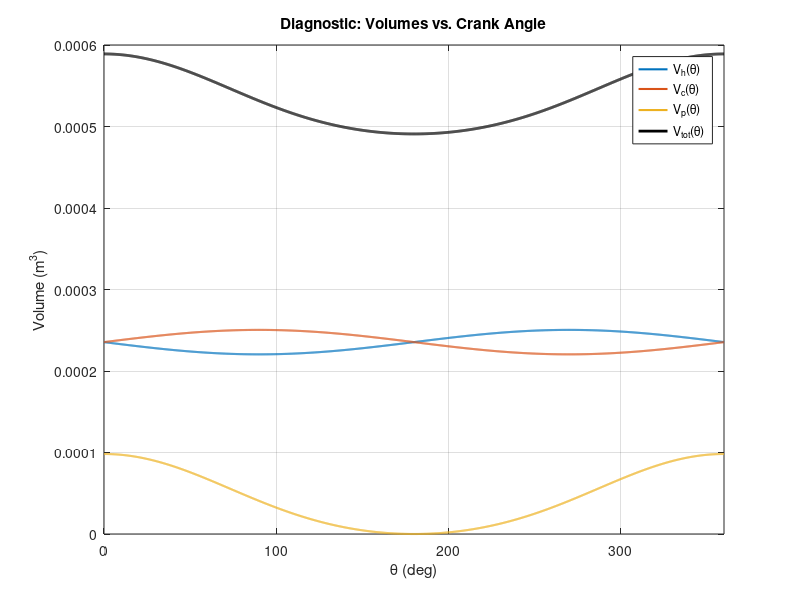
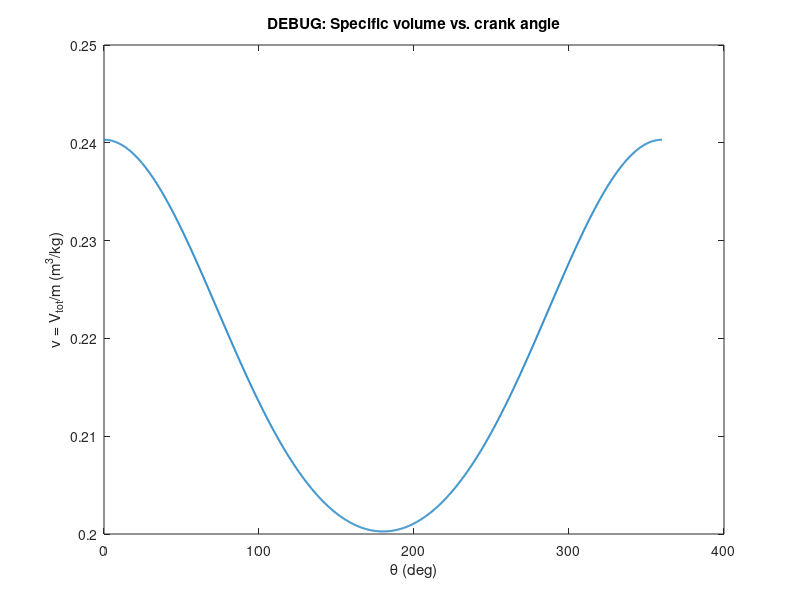
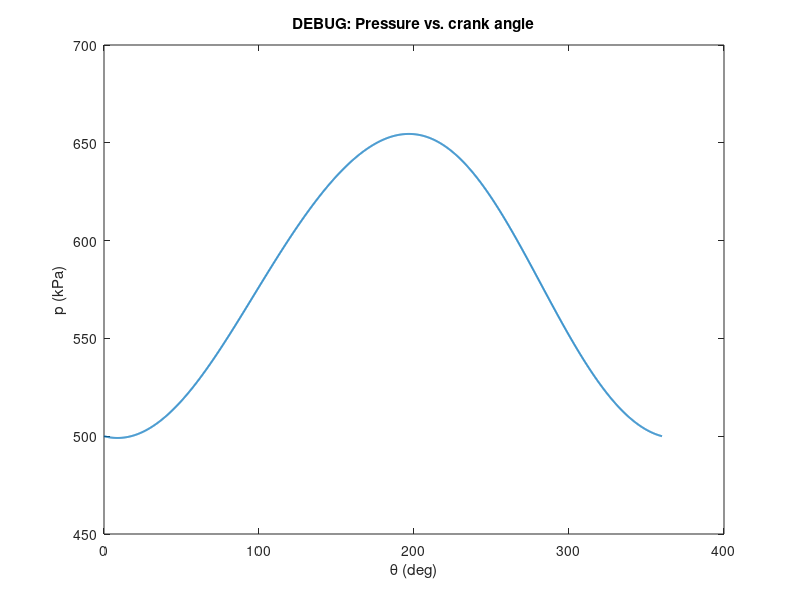
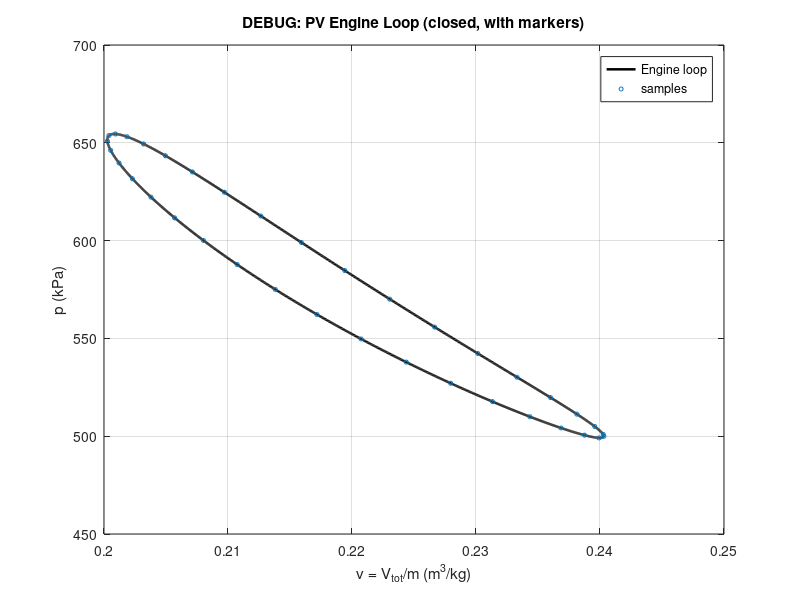

Recreate these plots in MATLAB, in order. (Note: this script raises an error after producing the figures.)
function main
% Stirling Engine Analysis & Flywheel Design — (Scaffold + Volumes)
% One-file submission; all helpers are local functions below.
% After this step: volumes are validated and a diagnostic figure is saved.

    %% HOUSE KEEPING
    format compact
    rng(0);                              
    thisFile = mfilename('fullpath'); 
    thisDir  = fileparts(thisFile);
    OUTDIR = fullfile(thisDir, 'outputs');
    if ~exist(OUTDIR, 'dir')
        mkdir(OUTDIR);
    end
    fprintf('Output Folder Read: %s\n',OUTDIR);

    %% CONFIG/SPECS (Value are GPT generated)
    spec.RPM  = 650;          % Ω (rpm)            
    spec.Cs   = 0.003;        % Cf (fraction)     
    spec.Pmin = 5.00e5;       % Pa at BDC          
    spec.CR   = 1.20;         % Compression ratio  
    
    % Temperatures [K] (Table B.1)
    T.Th = 900;               % hot-side           << edit here
    T.Tc = 300;               % cold-side          << edit here
    T.Tr = 0.5*(T.Th + T.Tc); % regenerator (lumped assumption)
    
    % Derived kinematics
    const.f     = spec.RPM/60;      % Hz
    const.omega = 2*pi*const.f;     % rad/s
    
    % ---- Working fluid (Table B.1) ----
    fluid = "air";                    % "air" | "helium" | "hydrogen"  << edit here
    switch lower(fluid)
      case "air",      gas.R = 287;
      case "helium",   gas.R = 2077;
      case "hydrogen", gas.R = 4124;
      otherwise, error('Unknown fluid "%s" — add its R.', fluid);
    end
    gas.m = NaN;   % will be calibrated from Pmin at BDC (Step 3)
    
    % ---- Geometry (Table B.1) ----
    % Power piston (crank-slider)
    geom.r   = 0.025;          % power-piston crank length [m]        << edit here
    geom.L   = 0.075;          % power-piston conrod length [m]       << edit here
    geom.bore_p = 0.050;       % cylinder bore [m] (φ)                << edit here
    geom.A_p = pi*(geom.bore_p/2)^2;  % derived piston area [m^2]
    
    % Displacer (use volume-driven shuttle from Table B)
    Vdisp      = 3.0e-5;       % displacer volume [m^3]               << edit here
    geom.Vs_amp = Vdisp/2;     % sinusoid amplitude ⇒ zero-mean shuttle
    
    geom.phi = deg2rad(90);    % phase shift ψ [deg → rad]            << edit here
    geom.Vr  = 2.00e-5;        % regenerator dead volume [m^3]        << edit here
    
    % Guard
    assert(geom.L >= 2*geom.r, 'Geometry error: need L >= 2*r for slider-crank.');
    
    % ---- Angle grid (keep high resolution) ----
    theta = linspace(0,2*pi,2001).';   % rad
    deg   = theta*180/pi;
    
    % ---- Use CR to set clearances so model exactly hits CR ----
    % Build power-piston displacement/volume once
    xp = geom.r*cos(theta) + sqrt(max(geom.L^2 - (geom.r*sin(theta)).^2, 0));
    xp = xp - min(xp);
    Vp = geom.A_p * xp;
    Vp_max = max(Vp);
    
    % For beta with conservative displacer (shuttle only):
    % Vtot(θ) = Vconst + Vp(θ), where Vconst = Vh0 + Vc0 + Vr
    % CR = (Vconst + Vp_max)/Vconst  ⇒  Vconst = Vp_max / (CR - 1)
    Vconst = Vp_max / (spec.CR - 1);
    sum_clearances = Vconst - geom.Vr;   % = Vh0 + Vc0
    
    % Split clearances (tune alpha if spec suggests otherwise)
    alpha = 0.5;                 % 50/50 split hot:cold (change if needed)
    geom.Vh0 = alpha     * sum_clearances;
    geom.Vc0 = (1 - alpha) * sum_clearances;
    
    % Print small summary of derived quantities
    fprintf('Derived from CR: Vconst=%.3e m^3, Vp_max=%.3e m^3, Vh0=%.3e, Vc0=%.3e\n', ...
            Vconst, Vp_max, geom.Vh0, geom.Vc0);
    
    % Assumptions (kept explicit for your report)
    assume.idealGas     = true;
    assume.isothermal   = true;
    assume.perfectRegen = true;
    assume.uniformP     = true;
    assume.noFriction   = true;
    
    % Banner (optional)
    banner(spec, assume, T, gas, geom, OUTDIR);

    %% Volume (θ)

    [Vh, Vc, Vtot, Vp, Vs] = volumes(theta, geom);

    % Check Point
    assert(all(Vh  > 0), 'Negative hot volume detected. Increase Vh0 or adjust geometry.');
    assert(all(Vc  > 0), 'Negative cold volume detected. Increase Vc0 or adjust geometry.');
    assert(all(Vtot> 0), 'Negative total volume detected. Check clearances/geometry.');
    
    Vc_eff = Vc+ Vp;     % cold space includes the piston chamber
    Vh_eff = Vh;          % hot space unchanged
    Vtot   = Vh_eff + Vc_eff + geom.Vr;  % keep total consistent

    fprintf('Volumes (m^3): Vtot_min=%.3e, Vtot_max=%.3e, stroke ΔV=%.3e\n', ...
          min(Vtot), max(Vtot), max(Vtot)-min(Vtot));
    
    % Diagnostic plot
    plot_volumes(theta*180/pi, Vh, Vc, Vp, Vtot, OUTDIR);

    %% Masss Calibration 
    
  
    % Find BDC index: where total volume is maximum
    [~, iBDC] = max(Vtot);
    Vh_bdc = Vh_eff(iBDC);
    Vc_bdc = Vc_eff(iBDC);
    Vr_bdc = geom.Vr;
    
    % Back-solve m from Schmidt relation at BDC:
    % p = mR / (Vh/Th + Vc/Tc + Vr/Tr)  =>  m = p/R * (Vh/Th + Vc/Tc + Vr/Tr)
    gas.m = calibrate_mass_from_Pmin(spec.Pmin, Vh_bdc, Vc_bdc, Vr_bdc, T, gas.R);
    
    fprintf('Calibrated gas mass from Pmin: m = %.6e kg (BDC)\n', gas.m);

    %% Compute Pressure p(θ) Schmidt - style
    p = pressure_schmidt(Vh_eff, Vc_eff, geom.Vr, T, gas.m, gas.R);    % Pa

    
    %====================%
    % DEBUG CHECKS       %
    %====================%
    
    % 1) Make sure we are using consistent volumes
    Vc_eff = Vc + Vp;          % cold space includes piston chamber (again, ensure defined here)
    Vh_eff = Vh;
    Vtot   = Vh_eff + Vc_eff + geom.Vr;
    
    % 2) Sanity on sizes & finiteness
    v_spec = Vtot ./ gas.m;    % specific volume for PV x-axis
    assert(isvector(v_spec) && isvector(p) && numel(v_spec)==numel(p), 'PV arrays size mismatch.');
    assert(all(isfinite(v_spec)) && all(isfinite(p)), 'NaN/Inf in p or v_spec.');
    
    % 3) Check the BDC anchor really matches spec.Pmin (within tiny tolerance)
    [~, iBDC] = max(Vtot);
    p_bdc = p(iBDC);
    fprintf('DEBUG: Pmin spec=%.2f kPa, p(theta_BDC)=%.2f kPa (Δ=%.2f%%)\n', ...
      spec.Pmin/1e3, p_bdc/1e3, 100*(p_bdc-spec.Pmin)/spec.Pmin);
    
    % 4) Quick time-series plots (theta vs v, theta vs p) to ensure each is smooth
    debug_plot_series(theta, v_spec, p, OUTDIR);
    
    % 5) Plot engine PV only (no overlay), closing the loop explicitly with markers
    plot_pv_engine_only(v_spec, p, OUTDIR);


    % sanity checks
    assert(all(p > 0), 'Non-physical pressure detected. Check mass calibration or temps.');
    fprintf('p(θ):  min=%.2f kPa, max=%.2f kPa\n', min(p)/1e3, max(p)/1e3);

    [pmx, imx] = max(p);  [pmn, imn] = min(p);
    [vmx, jmx] = max(v_spec); [vmn, jmn] = min(v_spec);
    fprintf('DEBUG extremes:\n');
    fprintf('  p_min=%.2f kPa at θ=%.1f deg | p_max=%.2f kPa at θ=%.1f deg\n', ...
            pmn/1e3, (imn-1)/(numel(p)-1)*360, pmx/1e3, (imx-1)/(numel(p)-1)*360);
    fprintf('  v_min=%.3e at θ=%.1f deg | v_max=%.3e at θ=%.1f deg\n', ...
            vmn, (jmn-1)/(numel(v_spec)-1)*360, vmx, (jmx-1)/(numel(v_spec)-1)*360);

    % PV PLOT — Engine vs Ideal Stirling (Fig A)
    v_spec = Vtot ./ gas.m;                         % specific volume (m^3/kg)
    plot_pv_cycle(v_spec, p, gas, T, Vtot, OUTDIR,'physical'); % saves FigA_PV.png
end



%% ------------------ Local Funtion ---------------------

% Summary Info Banner
function banner(spec, assume, T, gas, geom, OUTDIR)
    fprintf('\n--- Stirling Project: Step 1 Scaffold ---\n');
    fprintf('Output Folder Created: %s\n\n', OUTDIR);
    fprintf('Specs: RPM=%g, Cs=%.3f | f=%.2f Hz, omega=%.2f rad/s\n', ...
       spec.RPM, spec.Cs, spec.RPM/60, 2*pi*(spec.RPM/60));
    fprintf('Temps [K]: Th=%g, Tc=%g, Tr=%g\n', T.Th, T.Tc, T.Tr);
    fprintf('Gas: R=%.1f J/(kg·K), m=%.3e kg\n', gas.R, gas.m);
    fprintf('Geom: r=%.3f, L=%.3f, A_p=%.2e, Vh0=%.2e, Vc0=%.2e, Vr=%.2e\n', ...
       geom.r, geom.L, geom.A_p, geom.Vh0, geom.Vc0, geom.Vr);
    fprintf('Phase lead phi = %.1f deg\n', geom.phi*180/pi);
    fprintf('Assumptions: idealGas=%d, isothermal=%d, perfectRegen=%d, uniformP=%d, noFriction=%d\n', ...
       assume.idealGas, assume.isothermal, assume.perfectRegen, assume.uniformP, assume.noFriction);
    fprintf('-----------------------------------------\n');
end

% Beta-type Stirling volumes from kinematics.
function [Vh, Vc, Vtot, Vp, Vs] = volumes(theta, g)
% Outputs: hot Vh(θ), cold Vc(θ), total Vtot(θ), power-piston Vp(θ), shuttle Vs(θ).

    theta = ensure_col(theta);
    
    % --- Power piston (slider-crank exact) ---
    % Reference so min(xp)=0 ⇒ Vp >= 0 and clearances remain in Vh0/Vc0
    xp = g.r*cos(theta) + sqrt(max(g.L^2 - (g.r*sin(theta)).^2, 0));
    xp = xp - min(xp);
    Vp = g.A_p * xp;

    % --- Displacer (sinusoid with lead φ) ---
    Vs = g.Vs_amp * cos(theta + g.phi);  % signed, zero mean
    Vh = g.Vh0 + Vs;                     % add to hot
    Vc = g.Vc0 - Vs;                     % subtract from cold

    % --- Total volume includes regenerator dead volume ---
    Vtot = Vh + Vc + Vp + g.Vr;
end

function plot_volumes(deg, Vh, Vc, Vp, Vtot, OUTDIR)
% Save a diagnostic figure to confirm kinematics/volumes are sensible.
    f = figure('Color','w'); hold on; grid on; box on;
    plot(deg, Vh,  'LineWidth',1.5, 'DisplayName','V_h(\theta)');
    plot(deg, Vc,  'LineWidth',1.5, 'DisplayName','V_c(\theta)');
    plot(deg, Vp,  'LineWidth',1.5, 'DisplayName','V_p(\theta)');
    plot(deg, Vtot,'k','LineWidth',2.0, 'DisplayName','V_{tot}(\theta)');
    xlabel('\theta (deg)'); ylabel('Volume (m^3)');
    title('Diagnostic: Volumes vs. Crank Angle');
    xlim([0 360]); legend('Location','best');
    saveas(f, fullfile(OUTDIR, 'Fig0_Volumes.png'));
    fprintf('Saved as Fig0_Volumes.png\n');
end

function x = ensure_col(x)
    if isrow(x), x = x.'; end
end


% Schmidt relation (Who helped me with this? ChatGPT did!)
function m = calibrate_mass_from_Pmin(Pmin, Vh_bdc, Vc_bdc, Vr, T, R)
  denom = Vh_bdc/T.Th + Vc_bdc/T.Tc + Vr/T.Tr;
  m = (Pmin / R) * denom;
end

function p = pressure_schmidt(Vh, Vc, Vr, T, m, R)
% Lumped uniform-pressure model:
  p = (m*R) ./ ( Vh./T.Th + Vc./T.Tc + Vr./T.Tr );
end

function plot_pv_cycle(v_spec, p, gas, T, Vtot, OUTDIR, mode)
% Fig A: PV diagram showing (1) engine loop and (2) ideal Stirling rectangle.
% mode: 'normalized' (default) scales ideal to engine p-range; 'physical' uses mRT/v.

  if nargin < 7 || isempty(mode), mode = 'normalized'; end

  % Ensure columns & close engine loop
  v_spec = v_spec(:); p = p(:);
  vv = [v_spec; v_spec(1)];
  pp = [p;      p(1)];

  f = figure('Color','w'); hold on; grid on; box on;
  plot(vv, pp/1e3, 'k-', 'LineWidth', 1.8, 'DisplayName','Engine loop');

  % Engine ranges
  p_min = min(p); p_max = max(p);
  Vmin  = min(Vtot); Vmax = max(Vtot);
  vmin  = Vmin/gas.m; vmax = Vmax/gas.m;

  switch lower(string(mode))
    case "physical"
      % True ideal isotherms (may be tiny if m is small and v is large)
      mR  = gas.m * gas.R;
      p_tl = (mR*T.Th)/vmin;  p_tr = (mR*T.Th)/vmax;
      p_bl = (mR*T.Tc)/vmin;  p_br = (mR*T.Tc)/vmax;

    otherwise  % "normalized" — scale ideal to engine pressure band
      % Put top isotherm at engine max pressure, bottom at (Tc/Th) times that.
      p_tl = p_max;                  p_tr = p_max;                    % Th line (flat)
      p_bl = p_max * (T.Tc/T.Th);    p_br = p_max * (T.Tc/T.Th);      % Tc line (flat)
  end

  % Draw the 4 sides explicitly (no extra vertical lines)
  plot([vmin vmax], [p_tl p_tr]/1e3, '--', 'LineWidth',1.3, 'DisplayName','Ideal (Th)');
  plot([vmax vmax], [p_tr p_br]/1e3,  ':', 'LineWidth',1.2, 'DisplayName','Ideal iso');
  plot([vmax vmin], [p_br p_bl]/1e3, '--', 'LineWidth',1.3, 'DisplayName','Ideal (Tc)');
  plot([vmin vmin], [p_bl p_tl]/1e3,  ':', 'LineWidth',1.2, 'DisplayName','Ideal iso');

  xlabel('Specific volume v = V_{tot}/m (m^3/kg)','Interpreter','tex');
  ylabel('Pressure p (kPa)','Interpreter','tex');
  title('Fig A — PV Diagram (Engine vs. Ideal Stirling)');
  legend('Location','best');

  % Nice axes padding
  ypad = 0.05*(p_max - p_min + eps);
  ylim([(p_min-ypad)/1e3, (p_max+ypad)/1e3]);

  saveas(f, fullfile(OUTDIR,'FigA_PV.png'));
  fprintf('Saved FigA_PV.png\n');
end



function debug_plot_series(theta, v_spec, p, OUTDIR)
    % v(theta)
    f1 = figure('Color','w'); grid on; box on;
    plot(theta*180/pi, v_spec, 'LineWidth', 1.4);
    xlabel('\theta (deg)'); ylabel('v = V_{tot}/m (m^3/kg)');
    title('DEBUG: Specific volume vs. crank angle');
    saveas(f1, fullfile(OUTDIR,'DBG_v_vs_theta.png'));
    
    % p(theta)
    f2 = figure('Color','w'); grid on; box on;
    plot(theta*180/pi, p/1e3, 'LineWidth', 1.4);
    xlabel('\theta (deg)'); ylabel('p (kPa)');
    title('DEBUG: Pressure vs. crank angle');
    saveas(f2, fullfile(OUTDIR,'DBG_p_vs_theta.png'));
    
    fprintf('Saved DBG_v_vs_theta.png and DBG_p_vs_theta.png\n');
end

function plot_pv_engine_only(v_spec, p, OUTDIR)
    % Plot engine loop only, closed explicitly, with sparse markers to see the path
    v_spec = v_spec(:); p = p(:);
    
    f = figure('Color','w'); hold on; grid on; box on;
    % close the loop explicitly by appending first point
    vv = [v_spec; v_spec(1)];
    pp = [p;      p(1)];
    
    plot(vv, pp/1e3, 'k-', 'LineWidth', 1.8, 'DisplayName','Engine loop');
    
    % put markers every ~100 points to visualize traversal order
    step = max(1, floor(numel(v_spec)/36));    % ~10° increments
    idx  = 1:step:numel(v_spec);
    plot(v_spec(idx), p(idx)/1e3, 'o', 'MarkerSize', 3, 'DisplayName','samples');
    
    xlabel('v = V_{tot}/m (m^3/kg)');
    ylabel('p (kPa)');
    title('DEBUG: PV Engine Loop (closed, with markers)');
    legend('Location','best');
    saveas(f, fullfile(OUTDIR,'DBG_PV_engine_only.png'));
    fprintf('Saved DBG_PV_engine_only.png\n');
end
